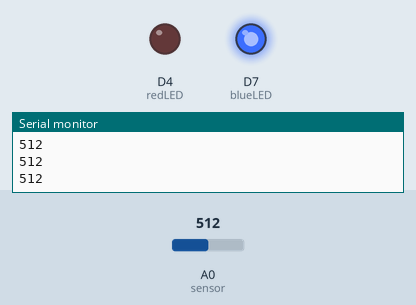
The sketch below on a simulated ESP8266 (NodeMCU). On the bench: output pins drawn as LEDs (lit = HIGH), the last lines printed to the serial monitor. Inputs (shaded band) come from the test bench; at power-on: A0 (sensor) = 512.

Above: at 1.2 s.
1.3 s: A0 (sensor) set to 685
2.8 s: A0 (sensor) set to 707
At 4.0 s:
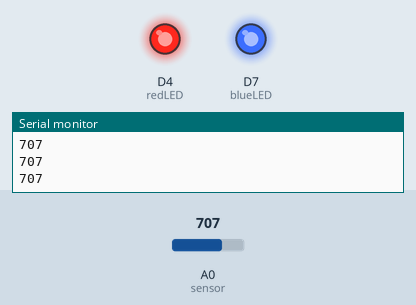
4.3 s: A0 (sensor) set to 290
At 5.3 s:
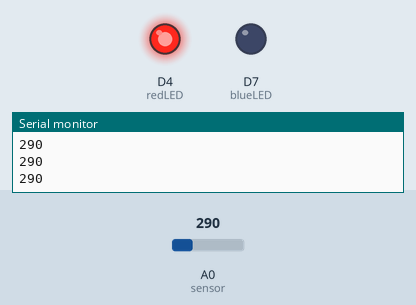
5.8 s: A0 (sensor) set to 310
At 6.5 s:
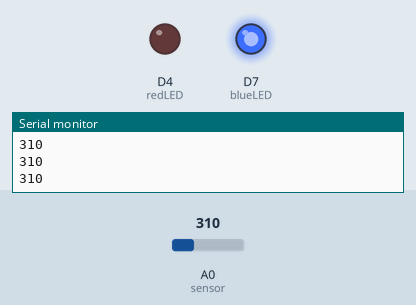
7.3 s: A0 (sensor) set to 122
At 7.7 s:
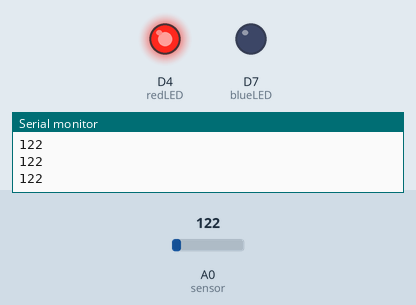
Timing chart, 0 to 9.8 s (numbered marks = the images above; inputs shaded):
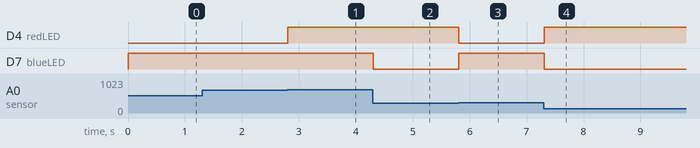

Measured:
- the behaviour switches between 699 and 700 on A0 (sensor) (found by bisection; images 0 and 1)
- the behaviour switches between 299 and 300 on A0 (sensor) (found by bisection; images 2 and 3)
- after the input at 2.8 s, D4 (redLED): LOW → HIGH at once
- after the input at 4.3 s, D7 (blueLED): HIGH → LOW at once
- after the input at 5.8 s, D4 (redLED): HIGH → LOW at once; D7 (blueLED): LOW → HIGH at once
- after the input at 7.3 s, D4 (redLED): LOW → HIGH at once; D7 (blueLED): HIGH → LOW at once

The sketch:

lightSensorLEDOutput.ino
```cpp
int sensor = A0;
int redLED = D4;
int blueLED = D7;

void setup() {
  // put your setup code here, to run once:
  Serial.begin(9600);
  pinMode(redLED, OUTPUT);
  pinMode(blueLED, OUTPUT);
}

void loop() {
  // put your main code here, to run repeatedly:
  int adcVal = analogRead(sensor);
  if(0 <= adcVal && adcVal < 300){
     digitalWrite(redLED, HIGH);
     digitalWrite(blueLED, LOW);
  }
  else if(300 <= adcVal && adcVal <700){
     digitalWrite(redLED, LOW);
     digitalWrite(blueLED, HIGH);
  }
  else {
     digitalWrite(redLED, HIGH);
     digitalWrite(blueLED, HIGH);
  }
  Serial.println(adcVal);
  delay(100);
}
```
